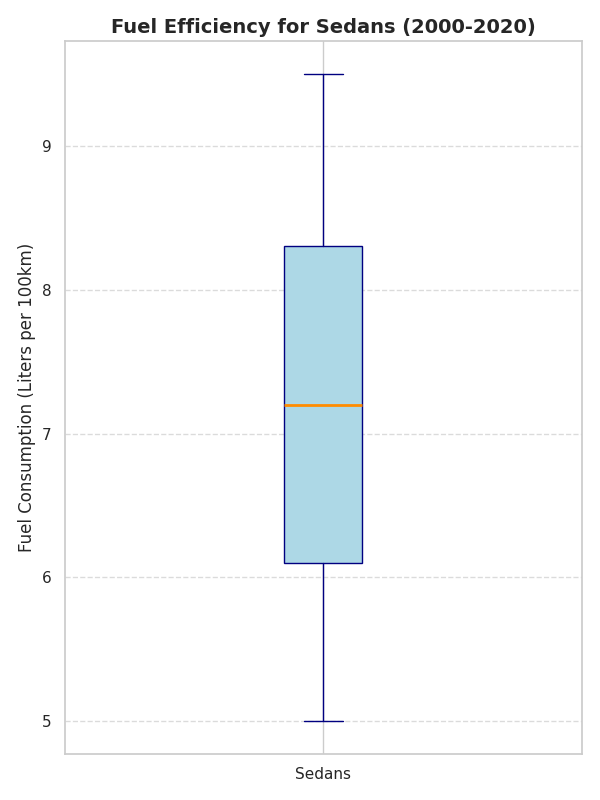

Python code for this plot:
import matplotlib.pyplot as plt

# Data for fuel consumption (liters per 100km) for different vehicle types from 2000 to 2020
sedans = [9.5, 9.2, 8.9, 8.7, 8.5, 8.3, 8.0, 7.8, 7.6, 7.4, 7.2, 7.0, 6.8, 6.5, 6.3, 6.1, 5.9, 5.7, 5.5, 5.3, 5.0]

# Create the vertical boxplot for a single group
plt.figure(figsize=(6, 8))
plt.boxplot(sedans, vert=True, patch_artist=True, 
            boxprops=dict(facecolor='lightblue', color='navy'),
            whiskerprops=dict(color='navy'),
            capprops=dict(color='navy'),
            medianprops=dict(color='darkorange', linewidth=2),
            flierprops=dict(markerfacecolor='red', marker='o', markersize=8, linestyle='none'))

# Title and labels
plt.title("Fuel Efficiency for Sedans (2000-2020)", fontsize=14, fontweight='bold')
plt.ylabel("Fuel Consumption (Liters per 100km)", fontsize=12)
plt.xticks(ticks=[1], labels=['Sedans'])

# Add gridlines for better readability
plt.grid(axis='y', linestyle='--', alpha=0.7)

# Automatically adjust layout
plt.tight_layout()

# Display the plot
plt.show()
